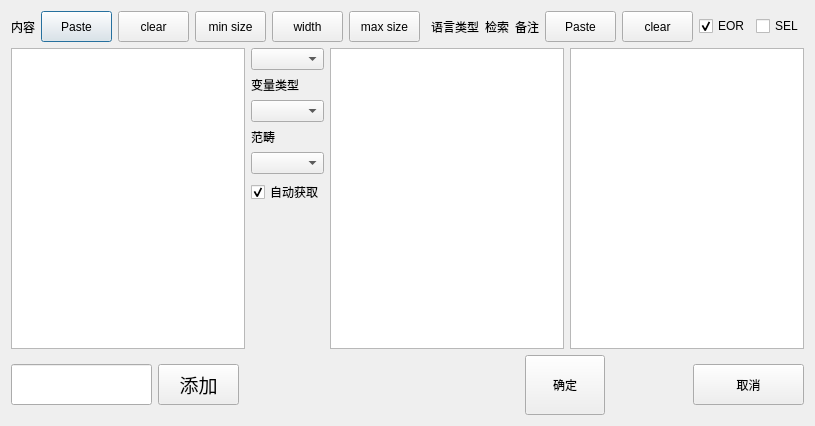
<?xml version="1.0" encoding="UTF-8"?>
<ui version="4.0">
 <class>Dialog</class>
 <widget class="QDialog" name="Dialog">
  <property name="windowModality">
   <enum>Qt::NonModal</enum>
  </property>
  <property name="enabled">
   <bool>true</bool>
  </property>
  <property name="geometry">
   <rect>
    <x>0</x>
    <y>0</y>
    <width>815</width>
    <height>426</height>
   </rect>
  </property>
  <property name="windowTitle">
   <string>入库</string>
  </property>
  <property name="windowOpacity">
   <double>0.800000000000000</double>
  </property>
  <layout class="QGridLayout" name="gridLayout">
   <item row="0" column="0">
    <layout class="QVBoxLayout" name="verticalLayout_2">
     <item>
      <layout class="QHBoxLayout" name="horizontalLayout_3">
       <item>
        <widget class="QLabel" name="label">
         <property name="text">
          <string>内容</string>
         </property>
        </widget>
       </item>
       <item>
        <widget class="QPushButton" name="pushButton_content_paste">
         <property name="minimumSize">
          <size>
           <width>71</width>
           <height>31</height>
          </size>
         </property>
         <property name="text">
          <string>Paste</string>
         </property>
        </widget>
       </item>
       <item>
        <widget class="QPushButton" name="pushButton_content_clear">
         <property name="minimumSize">
          <size>
           <width>71</width>
           <height>31</height>
          </size>
         </property>
         <property name="text">
          <string>clear</string>
         </property>
        </widget>
       </item>
       <item>
        <widget class="QPushButton" name="pushButton_minsize">
         <property name="minimumSize">
          <size>
           <width>71</width>
           <height>31</height>
          </size>
         </property>
         <property name="text">
          <string>min size</string>
         </property>
        </widget>
       </item>
       <item>
        <widget class="QPushButton" name="pushButton_widthsize">
         <property name="minimumSize">
          <size>
           <width>71</width>
           <height>31</height>
          </size>
         </property>
         <property name="text">
          <string>width</string>
         </property>
        </widget>
       </item>
       <item>
        <widget class="QPushButton" name="pushButton_maxsize">
         <property name="minimumSize">
          <size>
           <width>71</width>
           <height>31</height>
          </size>
         </property>
         <property name="text">
          <string>max size</string>
         </property>
        </widget>
       </item>
       <item>
        <spacer name="horizontalSpacer_3">
         <property name="orientation">
          <enum>Qt::Horizontal</enum>
         </property>
         <property name="sizeHint" stdset="0">
          <size>
           <width>178</width>
           <height>20</height>
          </size>
         </property>
        </spacer>
       </item>
       <item>
        <widget class="QLabel" name="label_2">
         <property name="text">
          <string>语言类型</string>
         </property>
        </widget>
       </item>
       <item>
        <spacer name="horizontalSpacer_4">
         <property name="orientation">
          <enum>Qt::Horizontal</enum>
         </property>
         <property name="sizeHint" stdset="0">
          <size>
           <width>48</width>
           <height>20</height>
          </size>
         </property>
        </spacer>
       </item>
       <item>
        <widget class="QLabel" name="label_3">
         <property name="text">
          <string>检索</string>
         </property>
        </widget>
       </item>
       <item>
        <spacer name="horizontalSpacer_5">
         <property name="orientation">
          <enum>Qt::Horizontal</enum>
         </property>
         <property name="sizeHint" stdset="0">
          <size>
           <width>168</width>
           <height>20</height>
          </size>
         </property>
        </spacer>
       </item>
       <item>
        <layout class="QHBoxLayout" name="horizontalLayout">
         <item>
          <widget class="QLabel" name="label_4">
           <property name="text">
            <string>备注</string>
           </property>
          </widget>
         </item>
         <item>
          <widget class="QPushButton" name="pushButton_note">
           <property name="minimumSize">
            <size>
             <width>71</width>
             <height>31</height>
            </size>
           </property>
           <property name="text">
            <string>Paste</string>
           </property>
          </widget>
         </item>
         <item>
          <widget class="QPushButton" name="pushButton_note_clear">
           <property name="minimumSize">
            <size>
             <width>71</width>
             <height>31</height>
            </size>
           </property>
           <property name="text">
            <string>clear</string>
           </property>
          </widget>
         </item>
         <item>
          <widget class="QCheckBox" name="checkBox_EOR">
           <property name="toolTip">
            <string>入库是否清空，选中清空</string>
           </property>
           <property name="text">
            <string>EOR</string>
           </property>
           <property name="checked">
            <bool>true</bool>
           </property>
          </widget>
         </item>
         <item>
          <widget class="QCheckBox" name="checkBox_SEL">
           <property name="enabled">
            <bool>true</bool>
           </property>
           <property name="toolTip">
            <string>选中，从左边选择内容自动添加到右边</string>
           </property>
           <property name="text">
            <string>SEL</string>
           </property>
           <property name="checked">
            <bool>false</bool>
           </property>
          </widget>
         </item>
        </layout>
       </item>
      </layout>
     </item>
     <item>
      <layout class="QHBoxLayout" name="horizontalLayout_2">
       <item>
        <widget class="QTextEdit" name="content_textEdit_dia"/>
       </item>
       <item>
        <layout class="QVBoxLayout" name="verticalLayout">
         <item>
          <widget class="QComboBox" name="langtype_comboBox">
           <property name="maxVisibleItems">
            <number>50</number>
           </property>
          </widget>
         </item>
         <item>
          <widget class="QLabel" name="label_5">
           <property name="text">
            <string>变量类型</string>
           </property>
          </widget>
         </item>
         <item>
          <widget class="QComboBox" name="comboBox_vartype"/>
         </item>
         <item>
          <widget class="QLabel" name="label_6">
           <property name="text">
            <string>范畴</string>
           </property>
          </widget>
         </item>
         <item>
          <widget class="QComboBox" name="comboBox_aspect"/>
         </item>
         <item>
          <widget class="QCheckBox" name="checkBox_AutoGet_Con">
           <property name="text">
            <string>自动获取</string>
           </property>
           <property name="checked">
            <bool>true</bool>
           </property>
          </widget>
         </item>
         <item>
          <spacer name="verticalSpacer_2">
           <property name="orientation">
            <enum>Qt::Vertical</enum>
           </property>
           <property name="sizeHint" stdset="0">
            <size>
             <width>20</width>
             <height>40</height>
            </size>
           </property>
          </spacer>
         </item>
        </layout>
       </item>
       <item>
        <widget class="QTextEdit" name="index_textEdit_dia"/>
       </item>
       <item>
        <widget class="QTextEdit" name="note_textEdit_dia"/>
       </item>
      </layout>
     </item>
     <item>
      <layout class="QHBoxLayout" name="horizontalLayout_6">
       <item>
        <layout class="QHBoxLayout" name="horizontalLayout_5">
         <item>
          <widget class="QLineEdit" name="lineEdit_add_aspect">
           <property name="minimumSize">
            <size>
             <width>141</width>
             <height>41</height>
            </size>
           </property>
           <property name="maximumSize">
            <size>
             <width>141</width>
             <height>41</height>
            </size>
           </property>
          </widget>
         </item>
         <item>
          <widget class="QPushButton" name="pushButton_add">
           <property name="minimumSize">
            <size>
             <width>81</width>
             <height>41</height>
            </size>
           </property>
           <property name="maximumSize">
            <size>
             <width>81</width>
             <height>41</height>
            </size>
           </property>
           <property name="font">
            <font>
             <family>楷体</family>
             <pointsize>14</pointsize>
            </font>
           </property>
           <property name="text">
            <string>添加</string>
           </property>
          </widget>
         </item>
        </layout>
       </item>
       <item>
        <spacer name="horizontalSpacer_2">
         <property name="orientation">
          <enum>Qt::Horizontal</enum>
         </property>
         <property name="sizeHint" stdset="0">
          <size>
           <width>118</width>
           <height>20</height>
          </size>
         </property>
        </spacer>
       </item>
       <item>
        <layout class="QHBoxLayout" name="horizontalLayout_4">
         <item>
          <widget class="QPushButton" name="ok_btn_dia">
           <property name="enabled">
            <bool>true</bool>
           </property>
           <property name="sizePolicy">
            <sizepolicy hsizetype="Minimum" vsizetype="Minimum">
             <horstretch>0</horstretch>
             <verstretch>0</verstretch>
            </sizepolicy>
           </property>
           <property name="minimumSize">
            <size>
             <width>10</width>
             <height>60</height>
            </size>
           </property>
           <property name="text">
            <string>确定</string>
           </property>
          </widget>
         </item>
         <item>
          <spacer name="horizontalSpacer">
           <property name="orientation">
            <enum>Qt::Horizontal</enum>
           </property>
           <property name="sizeHint" stdset="0">
            <size>
             <width>48</width>
             <height>20</height>
            </size>
           </property>
          </spacer>
         </item>
         <item>
          <widget class="QPushButton" name="cancel_btn_dia">
           <property name="minimumSize">
            <size>
             <width>111</width>
             <height>41</height>
            </size>
           </property>
           <property name="text">
            <string>取消</string>
           </property>
          </widget>
         </item>
        </layout>
       </item>
      </layout>
     </item>
    </layout>
   </item>
  </layout>
  <zorder></zorder>
 </widget>
 <resources/>
 <connections/>
</ui>
